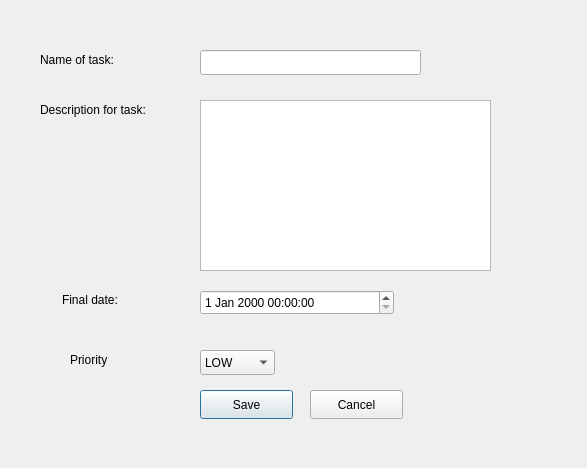
<?xml version="1.0" encoding="UTF-8"?>
<ui version="4.0">
 <class>SetUpNewTask</class>
 <widget class="QDialog" name="SetUpNewTask">
  <property name="geometry">
   <rect>
    <x>0</x>
    <y>0</y>
    <width>587</width>
    <height>468</height>
   </rect>
  </property>
  <property name="windowTitle">
   <string>Dialog</string>
  </property>
  <widget class="QLabel" name="label">
   <property name="geometry">
    <rect>
     <x>40</x>
     <y>50</y>
     <width>131</width>
     <height>20</height>
    </rect>
   </property>
   <property name="text">
    <string>Name of task:</string>
   </property>
  </widget>
  <widget class="QLineEdit" name="NewNameLineEdit">
   <property name="geometry">
    <rect>
     <x>200</x>
     <y>50</y>
     <width>221</width>
     <height>25</height>
    </rect>
   </property>
  </widget>
  <widget class="QLabel" name="label_2">
   <property name="geometry">
    <rect>
     <x>40</x>
     <y>100</y>
     <width>141</width>
     <height>20</height>
    </rect>
   </property>
   <property name="text">
    <string>Description for task:</string>
   </property>
  </widget>
  <widget class="QTextEdit" name="NewDescriptionTextEdit">
   <property name="geometry">
    <rect>
     <x>200</x>
     <y>100</y>
     <width>291</width>
     <height>171</height>
    </rect>
   </property>
  </widget>
  <widget class="QPushButton" name="SavePushButton">
   <property name="geometry">
    <rect>
     <x>200</x>
     <y>390</y>
     <width>93</width>
     <height>29</height>
    </rect>
   </property>
   <property name="text">
    <string>Save</string>
   </property>
  </widget>
  <widget class="QLabel" name="label_3">
   <property name="geometry">
    <rect>
     <x>62</x>
     <y>290</y>
     <width>101</width>
     <height>20</height>
    </rect>
   </property>
   <property name="text">
    <string>Final date:</string>
   </property>
  </widget>
  <widget class="QLabel" name="label_4">
   <property name="geometry">
    <rect>
     <x>70</x>
     <y>350</y>
     <width>63</width>
     <height>20</height>
    </rect>
   </property>
   <property name="text">
    <string>Priority</string>
   </property>
  </widget>
  <widget class="QComboBox" name="PriorityComboBox">
   <property name="geometry">
    <rect>
     <x>200</x>
     <y>350</y>
     <width>75</width>
     <height>25</height>
    </rect>
   </property>
   <item>
    <property name="text">
     <string>LOW</string>
    </property>
   </item>
   <item>
    <property name="text">
     <string>MEDIUM</string>
    </property>
   </item>
   <item>
    <property name="text">
     <string>HIGH</string>
    </property>
   </item>
  </widget>
  <widget class="QPushButton" name="CancelPushButton">
   <property name="geometry">
    <rect>
     <x>310</x>
     <y>390</y>
     <width>93</width>
     <height>29</height>
    </rect>
   </property>
   <property name="text">
    <string>Cancel</string>
   </property>
  </widget>
  <widget class="QDateTimeEdit" name="FinalDate">
   <property name="geometry">
    <rect>
     <x>200</x>
     <y>290</y>
     <width>194</width>
     <height>25</height>
    </rect>
   </property>
  </widget>
 </widget>
 <resources/>
 <connections/>
</ui>
